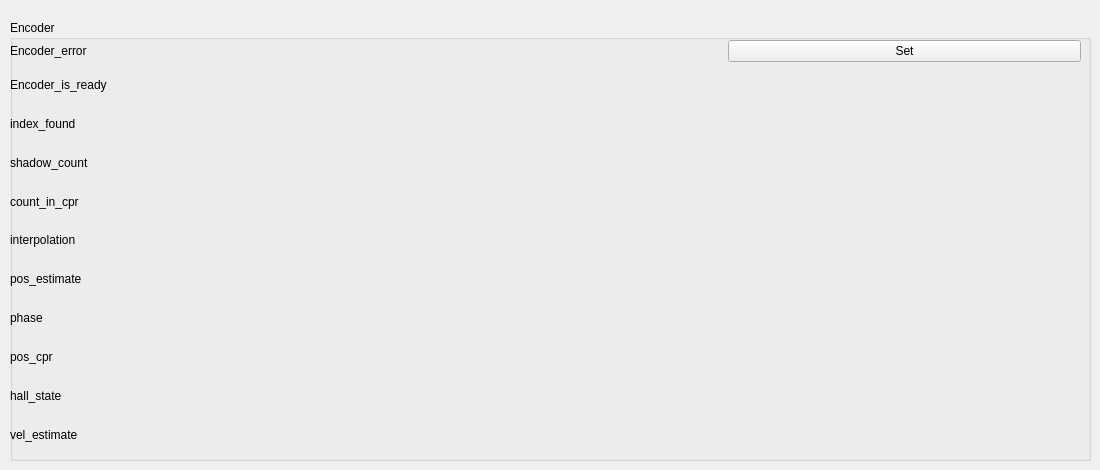
    <widget class="QWidget" name="tab_7">
     <attribute name="title">
      <string>Encoder</string>
     </attribute>
     <widget class="QGroupBox" name="groupBox_5">
      <property name="geometry">
       <rect>
        <x>10</x>
        <y>20</y>
        <width>1081</width>
        <height>441</height>
       </rect>
      </property>
      <property name="title">
       <string>Encoder</string>
      </property>
      <widget class="QWidget" name="gridLayoutWidget_5">
       <property name="geometry">
        <rect>
         <x>0</x>
         <y>20</y>
         <width>1071</width>
         <height>411</height>
        </rect>
       </property>
       <layout class="QGridLayout" name="gridLayout_5">
        <item row="1" column="0">
         <widget class="QLabel" name="label_38">
          <property name="text">
           <string>Encoder_is_ready</string>
          </property>
         </widget>
        </item>
        <item row="7" column="1">
         <widget class="QLabel" name="lphase">
          <property name="text">
           <string/>
          </property>
         </widget>
        </item>
        <item row="7" column="0">
         <widget class="QLabel" name="label_32">
          <property name="text">
           <string>phase</string>
          </property>
         </widget>
        </item>
        <item row="4" column="1">
         <widget class="QLabel" name="lcount_in_cpr">
          <property name="text">
           <string/>
          </property>
         </widget>
        </item>
        <item row="3" column="0">
         <widget class="QLabel" name="label_35">
          <property name="text">
           <string>shadow_count</string>
          </property>
         </widget>
        </item>
        <item row="10" column="1">
         <widget class="QLabel" name="lvel_estimate">
          <property name="text">
           <string/>
          </property>
         </widget>
        </item>
        <item row="8" column="0">
         <widget class="QLabel" name="label_30">
          <property name="text">
           <string>pos_cpr</string>
          </property>
         </widget>
        </item>
        <item row="5" column="0">
         <widget class="QLabel" name="label_29">
          <property name="text">
           <string>interpolation</string>
          </property>
         </widget>
        </item>
        <item row="1" column="1">
         <widget class="QLabel" name="lencoder_is_ready">
          <property name="text">
           <string/>
          </property>
         </widget>
        </item>
        <item row="5" column="1">
         <widget class="QLabel" name="linterpolation">
          <property name="text">
           <string/>
          </property>
         </widget>
        </item>
        <item row="0" column="1">
         <widget class="QLabel" name="lencoder_error">
          <property name="text">
           <string/>
          </property>
         </widget>
        </item>
        <item row="9" column="0">
         <widget class="QLabel" name="label_37">
          <property name="text">
           <string>hall_state</string>
          </property>
         </widget>
        </item>
        <item row="4" column="0">
         <widget class="QLabel" name="label_22">
          <property name="text">
           <string>count_in_cpr</string>
          </property>
         </widget>
        </item>
        <item row="0" column="0">
         <widget class="QLabel" name="label_27">
          <property name="text">
           <string>Encoder_error</string>
          </property>
         </widget>
        </item>
        <item row="3" column="1">
         <widget class="QLabel" name="lshadow_count">
          <property name="text">
           <string/>
          </property>
         </widget>
        </item>
        <item row="10" column="0">
         <widget class="QLabel" name="label_33">
          <property name="text">
           <string>vel_estimate</string>
          </property>
         </widget>
        </item>
        <item row="8" column="1">
         <widget class="QLabel" name="lpos_cpr">
          <property name="text">
           <string/>
          </property>
         </widget>
        </item>
        <item row="6" column="1">
         <widget class="QLabel" name="lpos_estimate">
          <property name="text">
           <string/>
          </property>
         </widget>
        </item>
        <item row="0" column="2">
         <widget class="QPushButton" name="pbsetencodererror0">
          <property name="text">
           <string>Set</string>
          </property>
         </widget>
        </item>
        <item row="6" column="0">
         <widget class="QLabel" name="label_36">
          <property name="text">
           <string>pos_estimate</string>
          </property>
         </widget>
        </item>
        <item row="2" column="1">
         <widget class="QLabel" name="lindex_found">
          <property name="text">
           <string/>
          </property>
         </widget>
        </item>
        <item row="9" column="1">
         <widget class="QLabel" name="lhall_state">
          <property name="text">
           <string/>
          </property>
         </widget>
        </item>
        <item row="2" column="0">
         <widget class="QLabel" name="label_41">
          <property name="text">
           <string>index_found</string>
          </property>
         </widget>
        </item>
       </layout>
      </widget>
     </widget>
    </widget>
